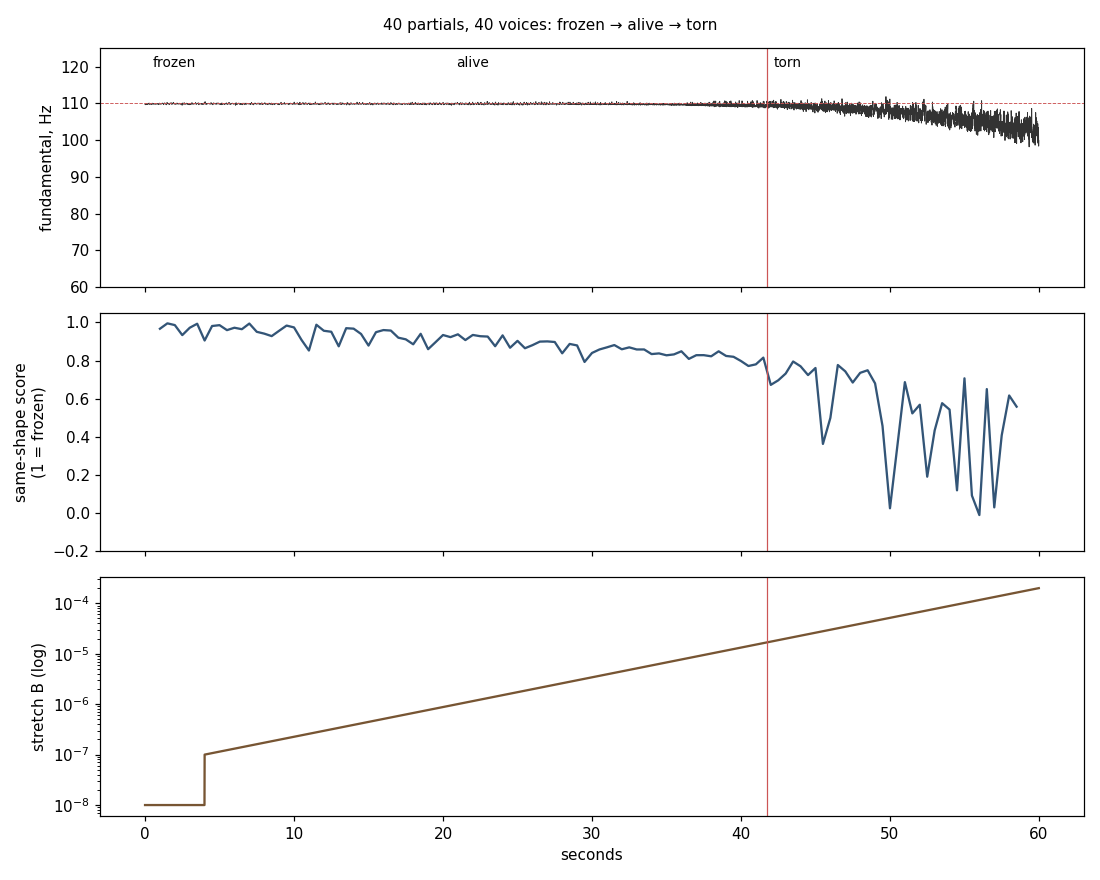

Source code (Python):
#!/usr/bin/env python3
"""The living zone, high resolution: 40 partials, 40 outside voices.
Stretch hits partial n roughly as B*n^3, so the top of a 40-partial tone feels
it ~300x sooner than partial 6 did. The sweep is therefore exponential: B doubles
at a steady rate (equal time per doubling), after a 4 s harmonic hold.
Integrated at audio rate (partial 40 runs at several kHz). Each partial keeps its
own phase: dp_n/dt = r_n(t) * dtheta/dt.
Writes sweep40-singer-alone.wav, sweep40-with-voices.wav, sweep40.png, sweep40-report.json."""
import numpy as np, json, matplotlib; matplotlib.use("Agg"); import matplotlib.pyplot as plt
from scipy.io import wavfile
SR, F0, N, K, SECS, HOLD = 44100, 110.0, 40, 6.0, 60.0, 4.0
B_LO, B_HI = 1e-7, 2e-4
rng = np.random.default_rng(7); DET = 1 + rng.uniform(-0.004, 0.004, N)
n = np.arange(1, N+1); amp = n**-0.7            # brighter than 1/n so the top is audible
steps = int(SECS*SR); dt = 1/SR; t = np.arange(steps)/SR
x = np.clip((t-HOLD)/(SECS-HOLD), 0, 1)
B = np.where(t < HOLD, 0.0, B_LO*(B_HI/B_LO)**x)
w = n*F0*DET
# Back-pull on the tone scaled so its strongest possible tug matches the 6-partial run
# (sum of n over 6 partials = 21). Unscaled, 40 voices throw even a harmonic tone around.
BACK = 21.0/n.sum()
p = np.zeros(N); ph = rng.uniform(0, 1, N)
singer = np.zeros(steps); voices = np.zeros(steps); F = np.empty(steps); TOP = np.empty(steps)
for i in range(steps):
    r = n*np.sqrt(1 + B[i]*n*n)
    s = np.sin(2*np.pi*(ph - p))
    dth = F0 + BACK*K*(r*s).sum()
    p += r*dth*dt; ph += (w - K*s)*dt
    singer[i] = amp @ np.sin(2*np.pi*p); voices[i] = amp @ np.sin(2*np.pi*ph)
    F[i] = dth; TOP[i] = r[-1]*dth
env = np.minimum(1, np.minimum(t/0.05, (SECS-t)/0.5))
def w16(name, y):
    y = y*env; y = y/np.abs(y).max()*0.85; wavfile.write(name, SR, (y*32767).astype(np.int16))
w16("sweep40-singer-alone.wav", singer); w16("sweep40-with-voices.wav", 0.6*singer + 0.35*voices)
# smoothed fundamental and its wobble (0.5 s windows), at 100 Hz for the plot
hop = SR//100; Fd = F[:len(F)//hop*hop].reshape(-1, hop).mean(1); td = np.arange(len(Fd))/100
win = 50; k = np.ones(win)/win
m = np.convolve(Fd, k, "same"); sd = np.sqrt(np.maximum(np.convolve(Fd**2, k, "same") - m**2, 0))
sd[:win] = 0; sd[-win:] = 0
brk = int(np.argmax(sd > 0.5)); tb = td[brk]
def shape(tsec):   # same-shape score: 50 ms of the singer vs whole periods ~0.25 s later
    i = int(tsec*SR); f = m[int(tsec*100)]; per = SR/f; kk = round(0.25*f); j = i + int(round(kk*per))
    a = singer[i:i+2205]; b = singer[j:j+2205]; return float(np.dot(a, b)/np.sqrt(np.dot(a, a)*np.dot(b, b)))
marks = []
for s_ in (2, 8, 12, 16, 20, 24, 28, 32, 36, 40, 44, 48, 52, 56):
    ii = int(s_*SR); marks.append(dict(t=s_, B=float(f"{B[ii]:.3g}"), fund=round(float(m[s_*100]), 2),
        wobble=round(float(sd[s_*100]), 2), top_partial_hz=round(float(TOP[ii])), shape=round(shape(s_), 3)))
rep = dict(N=N, K_hz=K, seconds=SECS, B_range=[B_LO, B_HI], break_time_s=round(float(tb), 2),
           break_B=float(f"{B[int(tb*SR)]:.3g}"), marks=marks)
json.dump(rep, open("sweep40-report.json", "w"), indent=1); print(json.dumps(rep, indent=1))
fig, ax = plt.subplots(3, 1, figsize=(10, 8), sharex=True)
ax[0].plot(td, Fd, lw=.6, color="#333"); ax[0].axhline(110, color="#c55", ls="--", lw=.6)
ax[0].set_ylabel("fundamental, Hz"); ax[0].set_ylim(60, 125)
sh_t = np.arange(1, SECS-1, 0.5); ax[1].plot(sh_t, [shape(s) for s in sh_t], color="#357")
ax[1].set_ylabel("same-shape score\n(1 = frozen)"); ax[1].set_ylim(-0.2, 1.05)
ax[2].semilogy(t[::441], np.maximum(B[::441], 1e-8), color="#753"); ax[2].set_ylabel("stretch B (log)")
ax[2].set_xlabel("seconds")
for a in ax: a.axvline(tb, color="#c55", lw=.8)
ax[0].text(.5, 120, "frozen", fontsize=9); ax[0].text(tb+.5, 120, "torn", fontsize=9)
ax[0].text((HOLD+tb)/2-2, 120, "alive", fontsize=9)
fig.suptitle("40 partials, 40 voices: frozen → alive → torn", fontsize=10)
fig.tight_layout(); fig.savefig("sweep40.png", dpi=110)
